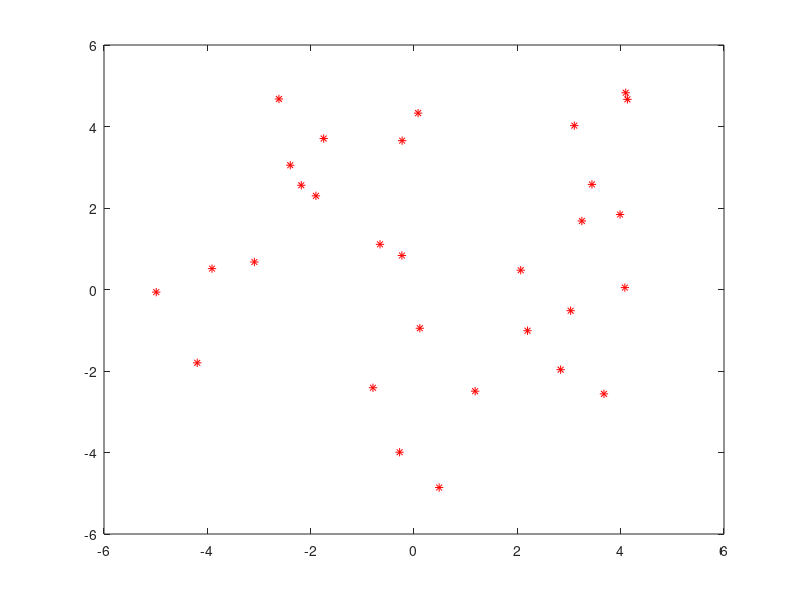

Write the MATLAB code that produced this figure. (Note: this script raises an error after producing the figure.)
%% Travelling salesman problem
clear 
clc
rng('default');

%% Configurable parameters
num_of_chromosomes = 20;
crossover_rate = 0.75;
mutation_rate = 0.2;
num_of_elites = 1;

num_of_cities = 30;
max_coordinate = 5;

%% Initialize the cities
city_list = cell(1, num_of_cities);
for i = 1 : num_of_cities
    city.x = -max_coordinate + rand*(2*max_coordinate);
    city.y = -max_coordinate + rand*(2*max_coordinate);
    city_list{i} = city;
    plot(city.x, city.y, 'r*');
    hold on
    % text(city.x, city.y, ['City ' int2str(i)]);
end

%% Initialize the population
population = cell(1, num_of_chromosomes);
for i = 1 : num_of_chromosomes    
    population{i} = randperm(num_of_cities);
end

%% It's show time!
fitness_scores = zeros(1, num_of_chromosomes);
tour_lengths = zeros(1, num_of_chromosomes);
iter_num = 1;
while 1
    % Test each chromosome to see how good it is at solving the problem 
    % at hand and assign a fitness score accordingly. The fitness score 
    % is a measure of how good that chromosome is at solving the problem 
    new_population = cell(1, num_of_chromosomes);
    current_best = [];
    best_fitness_score = -1;
    longest_tour_length = -1;
    for i = 1 : num_of_chromosomes 
        chromosome_id = i;
        tour_length_of_chromosome = tour_length(population{i}, ...
            city_list, iter_num, chromosome_id);
        tour_lengths(i) = tour_length_of_chromosome;
        fitness_scores(i) = tour_length_of_chromosome;        
        if longest_tour_length < tour_length_of_chromosome
            longest_tour_length = tour_length_of_chromosome;
        end
%         if best_fitness_score < fitness_score_of_chromosome
%             current_best = population{i};
%             current_best_idx = i;
%             best_fitness_score = fitness_score_of_chromosome;
%         end        
    end
    % With TSP, we should subtract the tour distance for each solution to
    % the worst one. 
    for i = 1 : num_of_chromosomes
        fitness_scores(i) = longest_tour_length - fitness_scores(i);
        if best_fitness_score < fitness_scores(i)
            current_best = population{i};
            current_best_idx = i;
            best_fitness_score = fitness_scores(i);
        end 
    end
    % pause(0.5);
    fprintf('Iteration %d, number %d, tour length %f \n', iter_num, current_best_idx, tour_lengths(current_best_idx));    
    fprintf('%d ', population{current_best_idx});
    fprintf('\n');
    new_idx = 1;
    % Elitism
%     new_population{new_idx} = current_best;
%     new_idx = new_idx + 1;
    [~, fitness_scores_sorted_idx] =sort(fitness_scores, 'descend');
    for m = 1 : num_of_elites
        new_population{new_idx} = population{fitness_scores_sorted_idx(m)};
        new_idx = new_idx + 1;
    end
    
    while 1        
        % Select two members from the current population        
        if sum(fitness_scores)==0
            prob_vector = ones(1, num_of_chromosomes) * (1 / num_of_chromosomes);
        else
            prob_vector = fitness_scores ./ sum(fitness_scores);
        end  
        [member_1_index, member_2_index ] = select_2_members_using_roulette_wheel(num_of_chromosomes, prob_vector);
        member_1 = population{member_1_index};
        member_2 = population{member_2_index};

        % Depending on the crossover rate crossover the bits from each chosen 
        % chromosome at a randomly chosen point
        [new_member_1, new_member_2] = crossover(member_1, member_2, crossover_rate);

        % Step through the chosen chromosomes bits and flip depending on the
        % mutation rate.
        [new_member_1, new_member_2] = mutation(new_member_1, new_member_2, mutation_rate);
        
        new_population{new_idx} = new_member_1;
        new_idx = new_idx + 1;
        new_population{new_idx} = new_member_2;
        new_idx = new_idx + 1;        
        if new_idx > num_of_chromosomes
            iter_num = iter_num + 1;      
            population = new_population;
            break;
        end
    end
    % close    
end